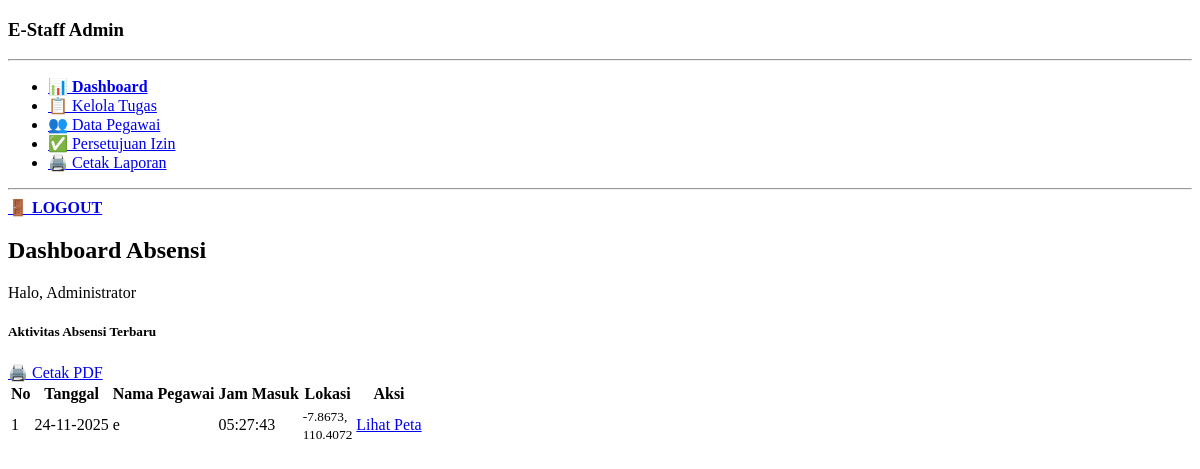
/admin/index.php (signed in), run on the app's committed database.
### tables this page shows
CREATE TABLE `absensi` (
  `id` int(11) NOT NULL,
  `user_id` int(11) DEFAULT NULL,
  `tanggal` date DEFAULT NULL,
  `jam_masuk` time DEFAULT NULL,
  `jam_keluar` time DEFAULT NULL,
  `lokasi_lat` varchar(50) DEFAULT NULL,
  `lokasi_long` varchar(50) DEFAULT NULL,
  `keterangan` text DEFAULT NULL
);

CREATE TABLE `users` (
  `id` int(11) NOT NULL,
  `username` varchar(50) NOT NULL,
  `email` varchar(100) NOT NULL,
  `password` varchar(255) NOT NULL,
  `nama_lengkap` varchar(100) NOT NULL,
  `role` enum('admin','staff') DEFAULT 'staff',
  `foto_profil` varchar(255) DEFAULT 'default.png',
  `is_active` tinyint(1) DEFAULT 0,
  `activation_code` varchar(255) DEFAULT NULL,
  `created_at` timestamp NOT NULL DEFAULT current_timestamp(),
  `reset_token` varchar(255) DEFAULT NULL
);

### admin/index.php (the view, shortened to what this page needs)
<?php
include('../config/koneksi.php');
$query = "SELECT absensi.*, users.nama_lengkap
          FROM absensi
          JOIN users ON absensi.user_id = users.id
          ORDER BY absensi.tanggal DESC, absensi.jam_masuk DESC";
$result = mysqli_query($koneksi, $query);
?>
<!DOCTYPE html>
<html lang="id">
<head>
    <link rel="stylesheet" href="index.css">
</head>
<body>
<div>
    <?php
    include('sidebar.php');
    ?>
    <div>
        <div>
            <h2>Dashboard Absensi</h2>
            <span>Halo, <?php echo $_SESSION['nama']; ?></span>
        </div>
        <div>
            <div>
                <h5 class="mb-0">Aktivitas Absensi Terbaru</h5>
                <a href="cetak-laporan.php" target="_blank">🖨️ Cetak PDF</a>
            </div>
            <div>
                <div>
                    <table>
                        <thead>
                            <tr>
                                <th>No</th>
                                <th>Tanggal</th>
                                <th>Nama Pegawai</th>
                                <th>Jam Masuk</th>
                                <th>Lokasi</th>
                                <th>Aksi</th>
                            </tr>
                        </thead>
                        <tbody>
                            <?php
                            $no = 1;
                            if(mysqli_num_rows($result) > 0){
                                while($row = mysqli_fetch_assoc($result)) {
                            ?>
                            <tr>
                                <td><?php echo $no++; ?></td>
                                <td><?php echo date('d-m-Y', strtotime($row['tanggal'])); ?></td>
                                <td><?php echo $row['nama_lengkap']; ?></td>
                                <td><span><?php echo $row['jam_masuk']; ?></span></td>
                                <td>
                                    <small><?php echo $row['lokasi_lat']; ?>,<br><?php echo $row['lokasi_long']; ?></small>
                                </td>
                                <td>
                                    <a href="https://www.google.com/maps/search/?api=1&query=<?php echo $row['lokasi_lat'].','.$row['lokasi_long']; ?>" target="_blank">Lihat Peta</a>
                                </td>
                            </tr>
                            <?php
                                }
                            } else {
                                echo "<tr><td colspan='6'>Belum ada data absensi.</td></tr>";
                            }
                            ?>
                        </tbody>
                    </table>
                </div>
            </div>
        </div>
    </div>
</div>
</body>
</html>

### data on the page
absensi: tanggal "24-11-2025", user.nama_lengkap "e", jam_masuk "05:27:43", lokasi_lat "-7.8673", lokasi_long "110.4072"

### other printed values
$_SESSION['nama'] "Administrator"
